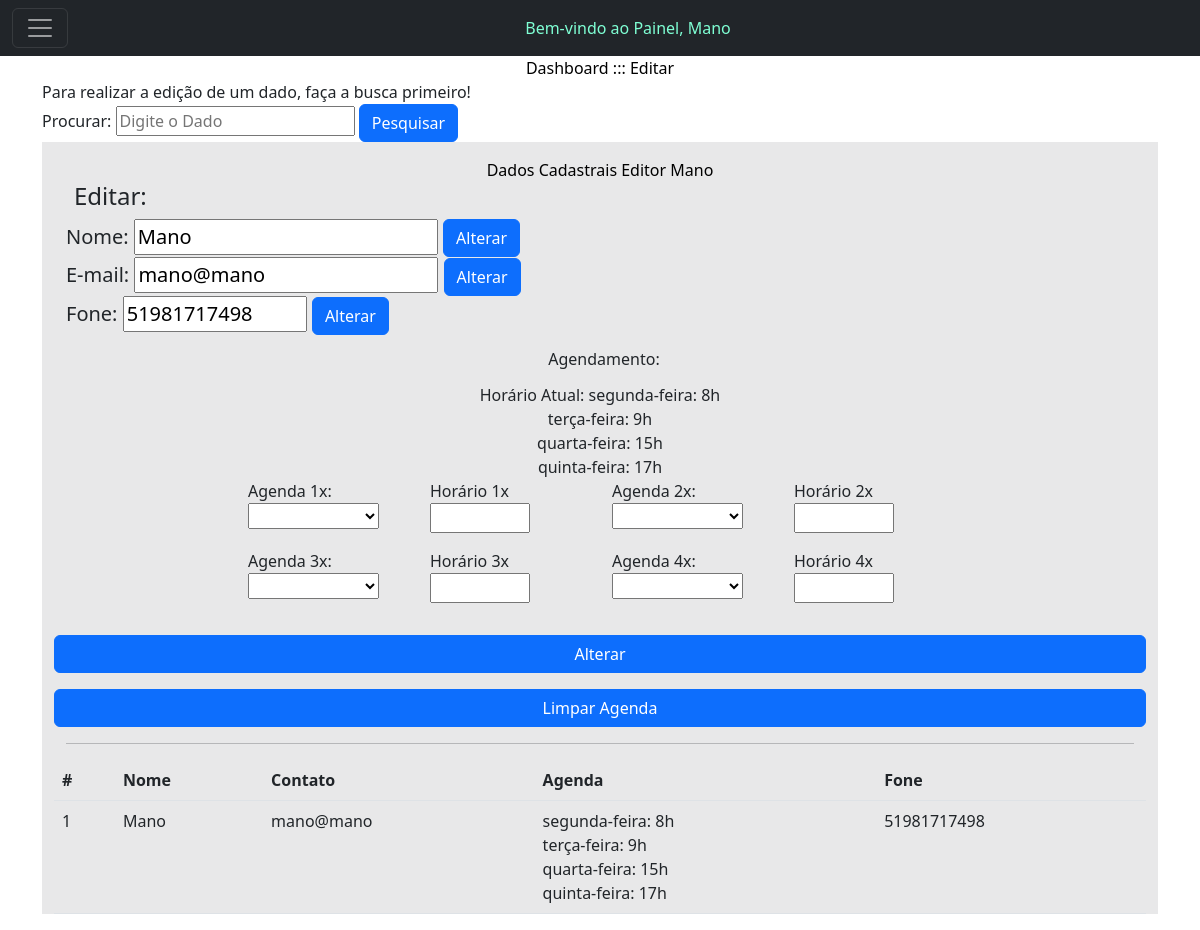
Page /editar.php?busca=Mano (signed in) on the committed database.
### tables this page shows
CREATE TABLE `usuarios` (
  `id` int(11) NOT NULL,
  `nome` varchar(140) NOT NULL,
  `fone` varchar(20) NOT NULL,
  `responsavel` varchar(140) NOT NULL,
  `endereco` varchar(150) NOT NULL,
  `email` varchar(140) NOT NULL,
  `data_nasc` date NOT NULL,
  `tipo` varchar(20) NOT NULL,
  `agenda` varchar(150) NOT NULL,
  `senha` varchar(16) NOT NULL,
  `aulas` longtext NOT NULL,
  `matricula` varchar(100) NOT NULL,
  `financeiro_aberto` varchar(500) NOT NULL,
  `financeiro_pago` varchar(500) NOT NULL,
  `valor_aula` varchar(20) NOT NULL,
  `divida_ativa` varchar(20) NOT NULL,
  `divida_paga` varchar(20) NOT NULL
);

### editar.php (the view, shortened to what this page needs)
 <?php
include('conexao.php');
?>
<!doctype html>
<html lang="pt-br">
<head>
  <link href="https://cdn.jsdelivr.net/npm/bootstrap@5.2.1/dist/css/bootstrap.min.css" rel="stylesheet"
>
</head>
<body>
  <header>
  <?php include('nav.php'); ?>
  </header>
  <main>
  <div class="container">
    <p class="text-center m-auto" style="color: black;">Dashboard ::: Editar</p>
<label>Para realizar a edição de um dado, faça a busca primeiro!</label><br>
<form action="">
  <label>Procurar:</label>
    <input name="busca" placeholder="Digite o Dado" type="text">
    <button class="btn btn-primary" type="submit" role="button">Pesquisar</button>
</form>
<div class="container bg-opacity-10 bg-dark">
<table class="table" border="1">
<table class="table">
  <thead>
    <tr>
        <th scope="col">#</th>
      <th scope="col">Nome</th>
      <th scope="col">Contato</th>
      <th scope="col">Agenda</th>
      <th scope="col">Fone</th>
    </tr>
  </thead>
  <tbody>
  <?php
  if (!isset($_GET['busca'])) {
    ?>
  <tr>
      <th scope="row">#</th>
      <td colspan="3">Digite para pesquisar</td>
    </tr>
    <?php
} else {
  $pesquisa = $mysqli->real_escape_string($_GET['busca']);
$sql_code = "SELECT *
FROM usuarios
WHERE nome LIKE '%$pesquisa%'
OR tipo LIKE '%$pesquisa%'
OR responsavel LIKE '%$pesquisa%'
OR fone LIKE '%$pesquisa%'
OR agenda LIKE '%$pesquisa%'";
$sql_query = $mysqli->query($sql_code) or die("Error ao consultar" . $mysqli->error);
if ($sql_query->num_rows == 0) {
  ?>
  <tr>
  <th scope="row">1</th>
  <td colspan="3">Resultados NÃO encontrados...</td>
</tr>
<?php
} else {
while($dados = $sql_query->fetch_assoc()){
  ?>
  <tr>
    <td><?php echo $dados['id']; ?></td>
    <td><?php echo $dados['nome']; ?></td>
    <td><?php echo $dados['email']; ?></td>
    <td><?php echo $dados['agenda']; ?></td>
    <td><?php echo $dados['fone']; ?></td>
    <p class="text-center m-auto" style="color: black;">Dados Cadastrais Editor <?php echo $dados['nome']; ?></p>
    <div class="container">
  <div class="row justify-content-md-center">
            <form action="processar_nome.php" method="POST">
        <div class="d-flex flex-row align-items-center justify-content-center justify-content-lg-start">
           <p class="lead fw-normal mb-1 me-2">
          <p class="h4">Editar:</p></p></div>
        <div class="flex-rowjustify-content-md-center">
          <p class="lead fw-normal mb-0 me-2">
          <label>Nome:</label>
          <input type="text" name="nome" placeholder="" value="<?php echo $dados['nome']; ?>">
            <button class="btn btn-primary" type="submit">Alterar</button>
        </p></div>
    </form>
    <form action="processar_email.php" method="POST">
          <div class="d-flex flex-row align-items-center justify-content-center justify-content-lg-start">
          <p class="lead fw-normal mb-0 me-2">
          <label>E-mail:</label>
          <input type="text" name="email" placeholder="" value="<?php echo $dados['email']; ?>">
            <button class="btn btn-primary" type="submit">Alterar</button>
        </p></div>
    </form>
    <form action="processar_fone.php" method="POST">
          <div class="d-flex flex-row align-items-center justify-content-center justify-content-lg-start">
          <p class="lead fw-normal mb-0 me-2">
          <label>Fone:</label>
          <input type="text" name="fone" placeholder="" value="<?php echo $dados['fone']; ?>" size="10">
            <button class="btn btn-primary" type="submit">Alterar</button>
        </p></div>
    </form>
    <form action="processar_agenda.php" method="POST">
        <div class="d-flex flex-row align-items-center justify-content-center justify-content-lg-start">
           <p class="lead fw-normal mb-1 me-2">
           <p class="text-center m-auto">Agendamento:</p><br></br>
          <input type="hidden" name="nome" placeholder="" value="<?php echo $dados['nome']; ?>"></div>
          <p class="text-center m-auto">Horário Atual: <?php echo $dados['agenda']; ?></p>
        <div class="container">
        <div class="row justify-content-center">
    <div class="col-6 col-sm-2">
          <label>Agenda 1x:
          <select name="agenda" id="agenda">
          <option value=""></option>
          <option value="segunda-feira: ">Segunda-Feira</option>
          </select></div>
          <div class="col-6 col-sm-2">
            <label>Horário 1x</label>
            <input type="text" name="horario1x" size="5">
                    </p></p></div>
                    <div class="col-6 col-sm-2">
          <label>Agenda 2x:
          <select name="agenda2x" id="agenda2x">
          <option value=""></option>
          <option value="segunda-feira: ">Segunda-Feira</option>
          </select></div>
          <div class="col-6 col-sm-2">
                        <label>Horário 2x</label>
            <input type="text" name="horario2x" size="5">
        </p></p></div>
</div>
<div class="row justify-content-center">
<div class="col-6 col-sm-2">
          <label>Agenda 3x:
          <select name="agenda3x" id="agenda3x">
          <option value=""></option>
          <option value="segunda-feira: ">Segunda-Feira</option>
          </select></div>
          <div class="col-6 col-sm-2">
            <label>Horário 3x</label>
            <input type="text" name="horario3x" size="5">
                    </p></p></div>
                    <div class="col-6 col-sm-2">
          <label>Agenda 4x:
          <select name="agenda4x" id="agenda4x">
          <option value=""></option>
            <option value="segunda-feira: ">Segunda-Feira</option>
          </select></div>
          <div class="col-6 col-sm-2">
                        <label>Horário 4x</label>
            <input type="text" name="horario4x" size="5">
        </p></p></div>
        </p></div>
                  <div class="row align-items-center justify-content-center justify-content-lg-start">
                      <button class="btn btn-primary" type="submit">Alterar</button>
          </form>
          <form action="processar_agenda.php" method="POST">
          <button class="btn btn-primary" type="submit">Limpar Agenda</button>
          </div><hr></hr>
  </tr>
  <?php
}
} ?>
<?php
}
  ?>
</tbody>
</table></div>
</div>
  </main>
</body>
</html>

### rows in the picture
usuarios: id "1", nome "Mano", email "mano@mano", agenda "segunda-feira: 8h terça-feira: 9h quarta-feira: 15h quinta-feira: 17h", fone "51981717498"

### other values in the picture
$_SESSION['nome'] "Mano"
